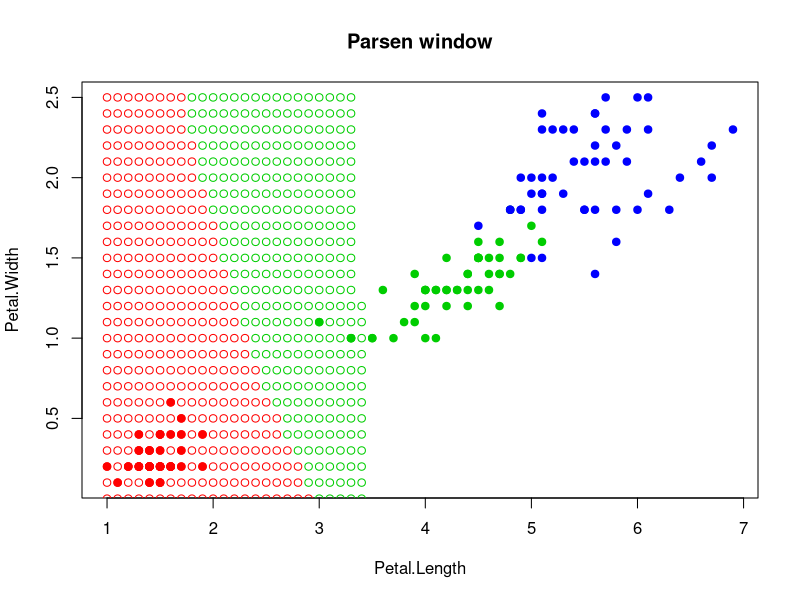

Here is the R script that generated this plot: (Note: a time limit stopped this script after it produced the figure.)
euclDistance = function(u,v){
  sqrt(sum((u-v)^2))
}

gaussKer = function(r){
  ((1/(sqrt(2*pi))) * exp((-1/2) * r * r))
}

distance = function(xl,z, metricFunction = euclDistance){
  l = dim(xl)[1]
  n = dim(xl)[2] - 1
  dist = matrix(NA, l, 4)

  for(i in 1:l){
    dist[i, ] = c( metricFunction(xl[i, 1:n], z), xl[i, 1], xl[i, 2],xl[i, 3])
  }
  return (dist)
}

parsenWindow = function(z, xl, h, ker=gaussKer){
  xl = distance(xl, z)
  
  l = dim(xl)[1]
  n = dim(xl)[2]
  
  classes = xl[1:l, n]
  counts = table(classes)
  counts[1:length(counts)] = 0
  names(counts) = c("setosa", "versicolor", "virginica")
  
  
  for (i in 1:l) {
    counts[xl[i,4]] = counts[xl[i,4]] + ker(xl[i,1]/h)
  }
  
  if(max(counts) != 0){
    class = names(which.max(counts))
    return (class)
  }
  
  return (4)
}

colors = c("setosa" = "red", "versicolor" = "green3", "virginica" = "blue")
plot(iris[, 3:4], pch = 21, bg = colors[iris$Species],
     col = colors[iris$Species], main="Parsen window")

xl = iris[,3:5];


for (x in seq(1, 7, 0.1)){
  for (y in seq(0, 2.5, 0.1)){
    z = c(x, y)
    class = parsenWindow(z, xl, h=0.2)
    points(z[1], z[2], pch = 21, col = colors[class])
  }
}
